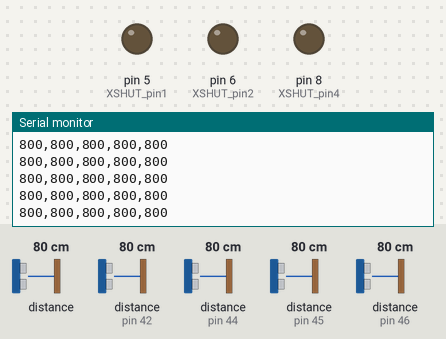
Recording of a sketch running on a simulated Arduino Uno, built with avr-gcc and run on an emulated ATmega328P. Parts: output pins drawn as LEDs (lit = HIGH), the last lines printed to the serial monitor. Inputs (shaded band) come from the test bench; at power-on: distance to the obstacle 80 cm, distance to the obstacle (sensors on pin 42, pin 44, pin 45, pin 46) 80 cm.

Above: at 1.2 s.
1.3 s: distance to the obstacle (sensor 0) set to 2 cm
At 1.54 s:
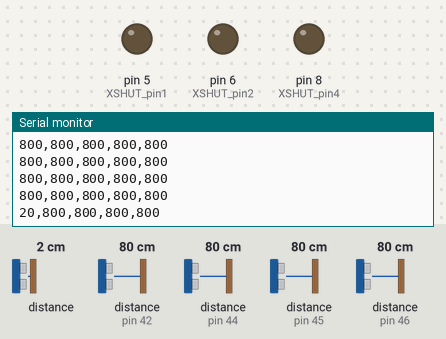
4.3 s: distance to the obstacle (sensor on pin 42) set to 2 cm
At 4.37 s:
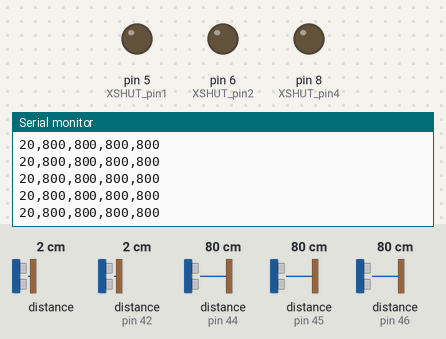
7.3 s: distance to the obstacle (sensor on pin 44) set to 2 cm
At 7.36 s:
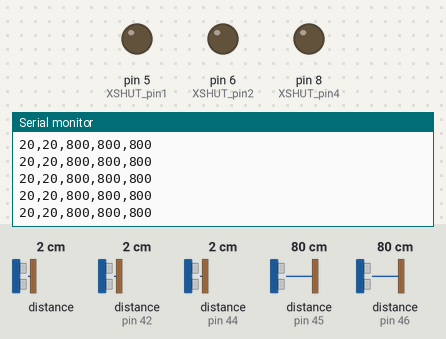
8.8 s: distance to the obstacle (sensor on pin 45) set to 2 cm
At 8.86 s:
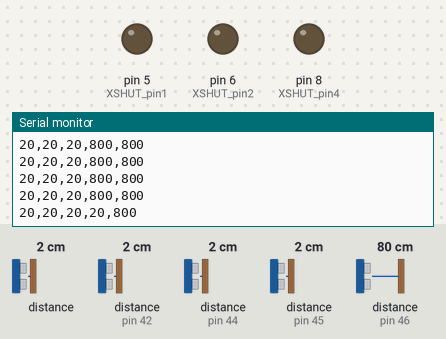
10.3 s: distance to the obstacle (sensor on pin 46) set to 2 cm
At 10.36 s:
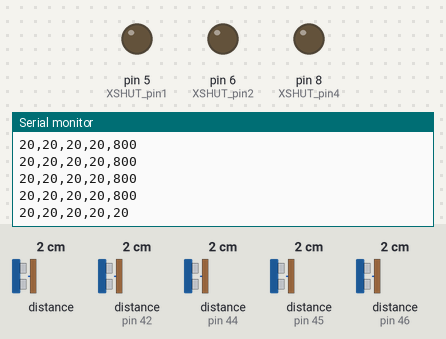
11.8 s: distance to the obstacle (sensor 0) set to 4 cm
At 11.85 s:
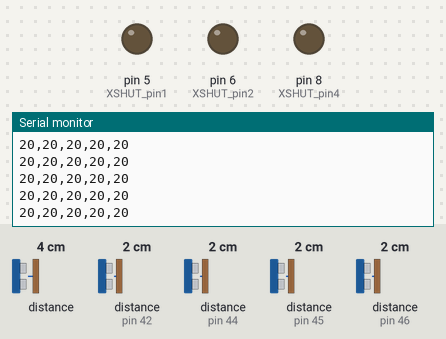
Timing chart, 0 to 14.3 s (numbered marks = the images above; inputs shaded):
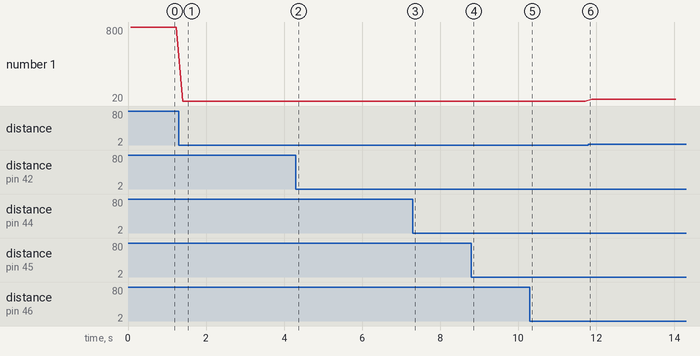

The sketch:

vl53l0x_test.ino
```cpp
#include <Wire.h>
#include <VL53L0X.h>

//#define XSHUT_pin6 not required for address change
#define XSHUT_pin5 9
#define XSHUT_pin4 8
//#define XSHUT_pin3 7
#define XSHUT_pin2 6
#define XSHUT_pin1 5

//ADDRESS_DEFAULT 0b0101001 or 41
//#define Sensor1_newAddress 41 not required address change
#define Sensor2_newAddress 42
//#define Sensor3_newAddress 43
#define Sensor4_newAddress 44
#define Sensor5_newAddress 45
#define Sensor6_newAddress 46

VL53L0X Sensor1;
VL53L0X Sensor2;
//VL53L0X Sensor3;
VL53L0X Sensor4;
VL53L0X Sensor5;
VL53L0X Sensor6;

void setup()
{ /*WARNING*/
  //Shutdown pins of VL53L0X ACTIVE-LOW-ONLY NO TOLERANT TO 5V will fry them
  pinMode(XSHUT_pin1, OUTPUT);
  pinMode(XSHUT_pin2, OUTPUT);
  //pinMode(XSHUT_pin3, OUTPUT);
  pinMode(XSHUT_pin4, OUTPUT);
  pinMode(XSHUT_pin5, OUTPUT);

  Serial.begin(9600);
    Serial.println("begin");
  Wire.begin();
  //Change address of sensor and power up next one
  Sensor6.setAddress(Sensor6_newAddress);
  pinMode(XSHUT_pin5, INPUT);
  delay(10); //For power-up procedure t-boot max 1.2ms "Datasheet: 2.9 Power sequence"
  Sensor5.setAddress(Sensor5_newAddress);
  pinMode(XSHUT_pin4, INPUT);
  delay(10);
  Sensor4.setAddress(Sensor4_newAddress);
  //pinMode(XSHUT_pin3, INPUT);
  //delay(10);
  //Sensor3.setAddress(Sensor3_newAddress);
  pinMode(XSHUT_pin2, INPUT);
  delay(10);
  Sensor2.setAddress(Sensor2_newAddress);
  pinMode(XSHUT_pin1, INPUT);
  delay(10);

  Sensor1.init();
  Sensor2.init();
  //Sensor3.init();
  Sensor4.init();
  Sensor5.init();
  Sensor6.init();

  Sensor1.setTimeout(500);
  Sensor2.setTimeout(500);
  //Sensor3.setTimeout(500);
  Sensor4.setTimeout(500);
  Sensor5.setTimeout(500);
  Sensor6.setTimeout(500);

  // Start continuous back-to-back mode (take readings as
  // fast as possible).  To use continuous timed mode
  // instead, provide a desired inter-measurement period in
  // ms (e.g. sensor.startContinuous(100)).
  Sensor1.startContinuous();
  Sensor2.startContinuous();
  //Sensor3.startContinuous();
  Sensor4.startContinuous();
  Sensor5.startContinuous();
  Sensor6.startContinuous();

}

void loop()
{
  Serial.print(Sensor1.readRangeContinuousMillimeters());
  Serial.print(',');
  Serial.print(Sensor2.readRangeContinuousMillimeters());
  Serial.print(',');
  //Serial.print(Sensor3.readRangeContinuousMillimeters());
  //Serial.print(','); Did not work for me result was 65535
  Serial.print(Sensor4.readRangeContinuousMillimeters());
  Serial.print(',');
  Serial.print(Sensor5.readRangeContinuousMillimeters());
  Serial.print(',');
  Serial.print(Sensor6.readRangeContinuousMillimeters());
  Serial.println();
}
```

Measured:
- after the input at 1.3 s, the serial monitor: prints a new line after 0.11 s (image 1)
- plotted number 1: 800 → 20 after the input at 1.3 s, 20 → 40 after the input at 11.8 s
